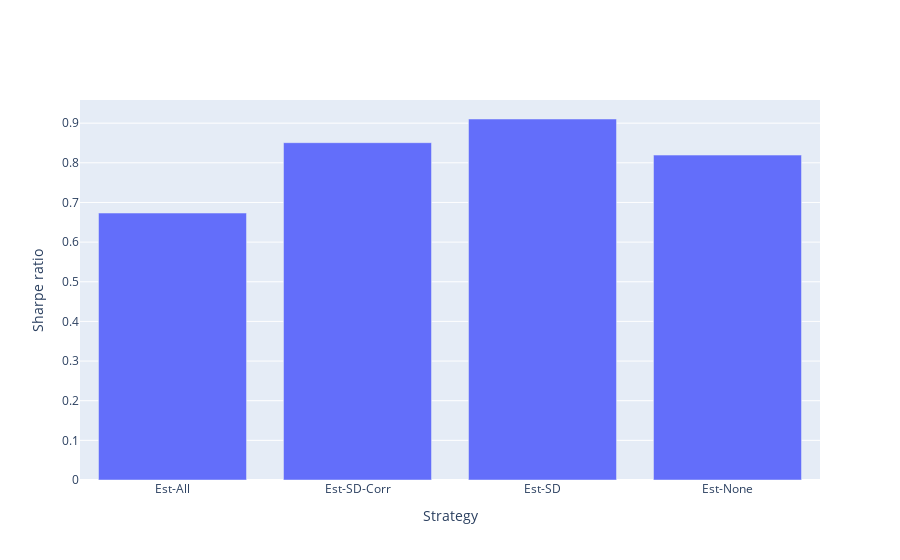

Notebook code cell kept with this figure:
### Code cell
import plotly.graph_objects as go

string ="Strategy: %{customdata[0]} <br>"
string += "Sharpe ratio: %{y:0.3f}<br>"
string += "Average return: %{customdata[1]:0.1%}<br>"
string += "SD(return): %{customdata[2]:0.1%}<br>"
string += "<extra></extra>"

fig = go.Figure()
fig.add_trace(go.Bar(x=sr_df['xaxis_label'], y=sr_df['sr'], customdata=sr_df[['label','avg_ret','sd_ret']], hovertemplate=string))
fig.layout.yaxis["title"] = "Sharpe ratio"
fig.layout.xaxis["title"] = "Strategy"
fig.show()

### Figure 1 — Plotly figure (JSON) as saved in the notebook; plotly's stock layout.template omitted (floating-point values rounded to 4 significant figures)
{"data": [{"customdata": [["estimate all inputs", 0.1373, 0.1622], ["estimate covariance matrix only", 0.1415, 0.1333], ["estimate standard deviations only", 0.143, 0.1262], ["equal weights", 0.132, 0.1268]], "hovertemplate": "Strategy: %{customdata[0]} <br>Sharpe ratio: %{y:0.3f}<br>Average return: %{customdata[1]:0.1%}<br>SD(return): %{customdata[2]:0.1%}<br><extra></extra>", "type": "bar", "x": ["Est-All", "Est-SD-Corr", "Est-SD", "Est-None"], "y": [0.6733, 0.8508, 0.9105, 0.8195]}], "layout": {"xaxis": {"title": {"text": "Strategy"}}, "yaxis": {"title": {"text": "Sharpe ratio"}}}}
